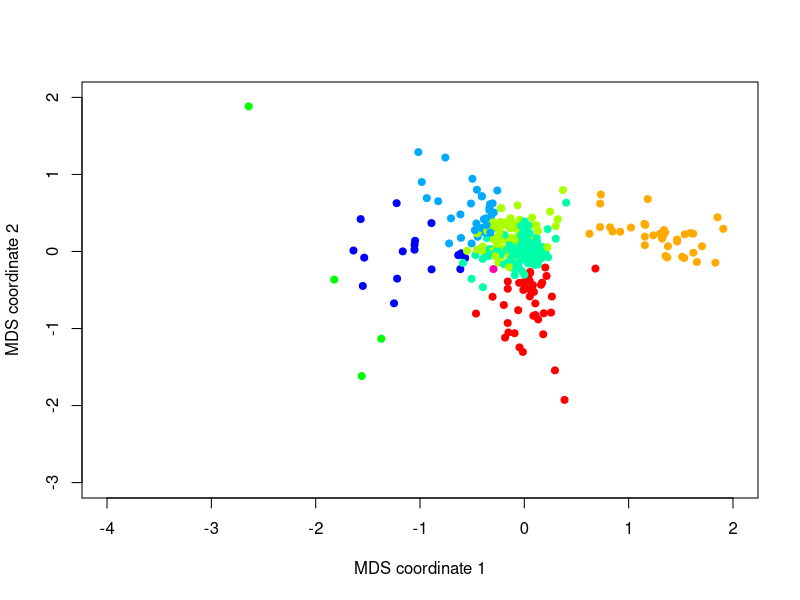
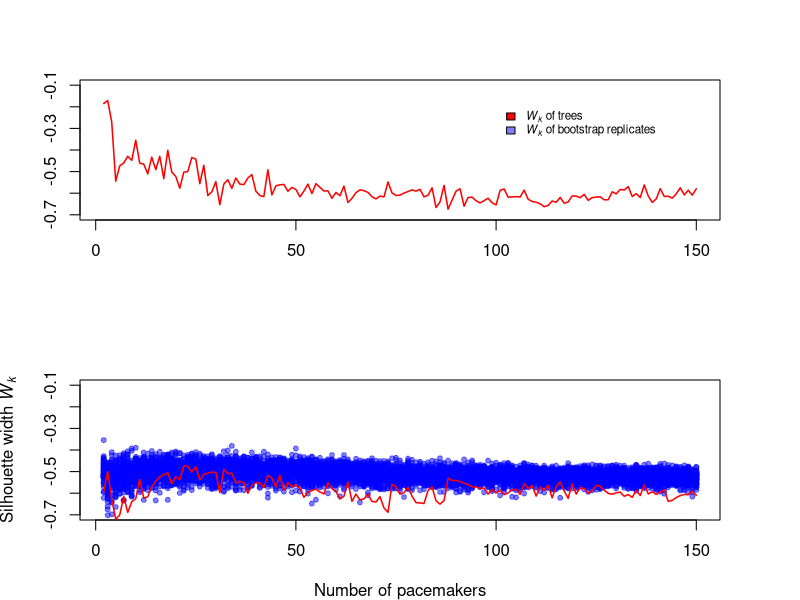

R code for these plots, in order:
#######
## Clustering and MDS
######

library(cluster)

true_cluster <- read.table("empirical_data/out_clus_sil.txt")
true_boot <- read.table("empirical_data/out_boot1.txt")
true_points <- read.table("empirical_data/points_mds.txt")

true_cluster_150 <- true_cluster[true_cluster[, 1] <= 150, ]
true_boot_150 <- true_boot[true_boot[, 1] <= 150, ]

sim_cluster <- read.table("upm_simulations/sim_clus_sil.txt")
sim_boot <- read.table("upm_simulations/out_boot1.sil.txt")
sim_points <- read.table("upm_simulations/points_points_sim_mds.txt")

sim_cluster_150 <- sim_cluster[sim_cluster[, 1] <= 150, ]
sim_boot_150 <- sim_boot[sim_boot[, 1] <= 150, ]
boot_ranges <- matrix(NA, nrow(true_cluster), 3)
for(i in 1:nrow(true_cluster)){
      boot_ranges[i, ] <- c(i + 1, range(true_boot[true_boot[, 1]==(i + 1), 2]))
}
signiff_clusters <- sapply(1:nrow(true_cluster), function(x) (true_cluster[x, 2] > boot_ranges[x, 3]))

cluster_id <- clara(true_points, k = 9)

#Start with mds plot

#plot3d(true_points, type = 's', size = 0.7, ylab = '', xlab = '', zlab = '', col = rainbow(9)[cluster_id$clustering])

#pdf('Fig2_2d.pdf', useDingbats = F)
plot(true_points[, 1], true_points[, 2], pch = 20, xlab = 'MDS coordinate 1', ylab = 'MDS coordinate 2', cex = 1.4, ylim = c(-3, 2), xlim = c(-4, 2), col = rainbow(9)[cluster_id$clustering])
#dev.off()

#stop('only printing up to the mds plot')

# Get silhouette plots


#pdf('Fig3.pdf')
par(mfrow = c(2, 1))
par(mar = c(4, 4, 4, 4))
plot(true_boot_150[, 1], true_boot_150[, 2], pch = 20, col = rgb(1, 1, 1, 0.5), ylab = '', xlab = '', ylim = c(-0.7, -0.1))
lines(true_cluster_150[, 1], true_cluster_150[, 2], col = 'red', lwd = 1.5)
legend(x = 100, y = -0.18, legend = c(expression(paste(italic(W[k]), " of trees")), expression(paste(italic(W[k])," of bootstrap replicates"))), fill = c('red', rgb(0, 0, 1, 0.5)), cex = 0.7, bty = 'n')

plot(sim_boot_150[, 1], sim_boot_150[, 2], pch = 20, col = rgb(0, 0, 1, 0.5), xlab = 'Number of pacemakers',  ylab = expression(paste('Silhouette width ', italic(W[k]))), ylim = c(-0.7, -0.1))
lines(sim_cluster_150[, 1], sim_cluster_150[, 2], col = 'red', lwd = 1.5)
#dev.off()